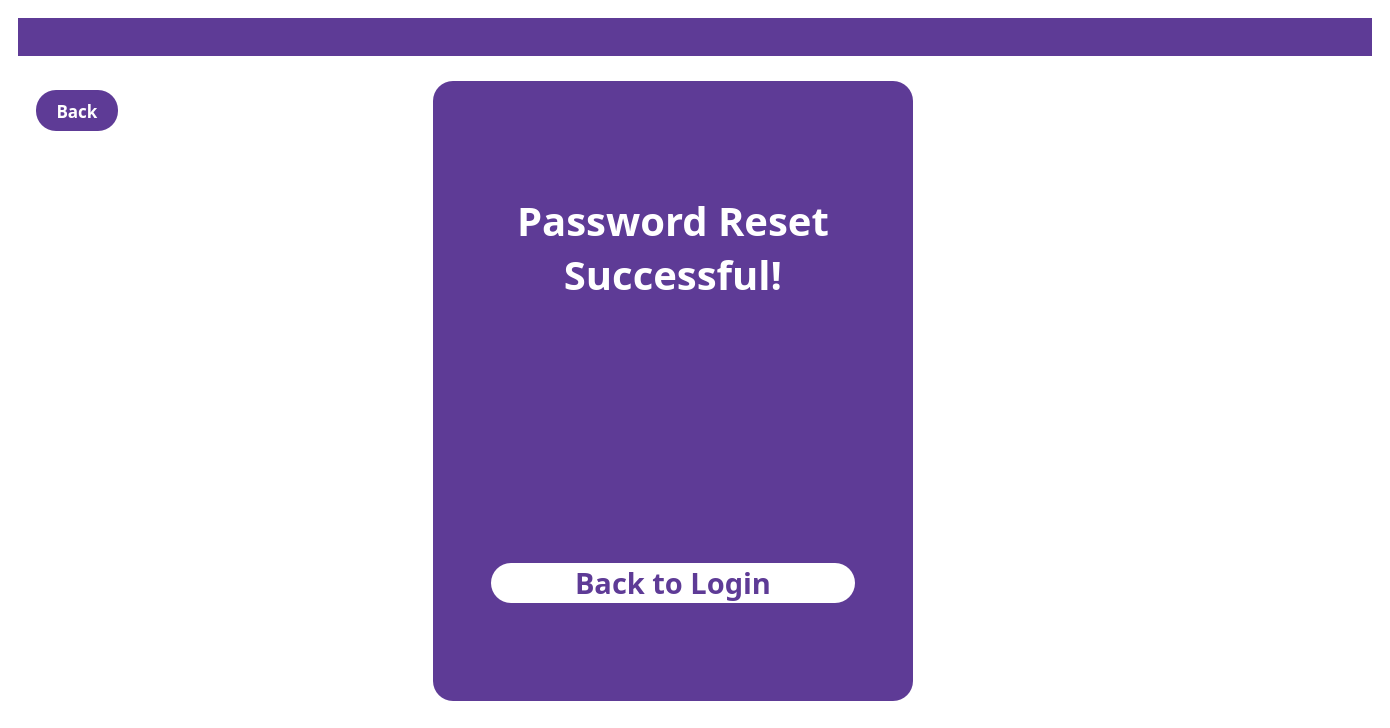
<?xml version="1.0" encoding="UTF-8"?>
<ui version="4.0">
 <class>MainWindow</class>
 <widget class="QMainWindow" name="MainWindow">
  <property name="geometry">
   <rect>
    <x>0</x>
    <y>0</y>
    <width>1390</width>
    <height>728</height>
   </rect>
  </property>
  <property name="windowTitle">
   <string>MainWindow</string>
  </property>
  <property name="styleSheet">
   <string notr="true">QMainWindow
{
background:white;
}</string>
  </property>
  <widget class="QWidget" name="centralwidget">
   <property name="styleSheet">
    <string notr="true">QWidget
{
background: white;
}</string>
   </property>
   <layout class="QVBoxLayout" name="verticalLayout">
    <item>
     <widget class="QWidget" name="widget" native="true">
      <layout class="QVBoxLayout" name="verticalLayout_2">
       <item>
        <widget class="QWidget" name="widget_2" native="true">
         <property name="maximumSize">
          <size>
           <width>16777215</width>
           <height>171</height>
          </size>
         </property>
         <property name="styleSheet">
          <string notr="true">QWidget
{
background-color: #5e3b96;
}</string>
         </property>
         <layout class="QHBoxLayout" name="horizontalLayout">
          <item>
           <spacer name="horizontalSpacer">
            <property name="orientation">
             <enum>Qt::Orientation::Horizontal</enum>
            </property>
            <property name="sizeHint" stdset="0">
             <size>
              <width>141</width>
              <height>20</height>
             </size>
            </property>
           </spacer>
          </item>
          <item>
           <widget class="QLabel" name="logo">
            <property name="maximumSize">
             <size>
              <width>621</width>
              <height>171</height>
             </size>
            </property>
            <property name="styleSheet">
             <string notr="true">QLabel
{
background-url:&quot;C:\Users\JC\Desktop\SOFT ENG\assets\Anytime_Fitness_logo.png&quot;;
}</string>
            </property>
            <property name="text">
             <string/>
            </property>
            <property name="pixmap">
             <pixmap>../logos/logog.jpg</pixmap>
            </property>
            <property name="scaledContents">
             <bool>true</bool>
            </property>
           </widget>
          </item>
          <item>
           <spacer name="horizontalSpacer_2">
            <property name="orientation">
             <enum>Qt::Orientation::Horizontal</enum>
            </property>
            <property name="sizeHint" stdset="0">
             <size>
              <width>40</width>
              <height>20</height>
             </size>
            </property>
           </spacer>
          </item>
         </layout>
        </widget>
       </item>
       <item>
        <spacer name="verticalSpacer_2">
         <property name="orientation">
          <enum>Qt::Orientation::Vertical</enum>
         </property>
         <property name="sizeType">
          <enum>QSizePolicy::Policy::Fixed</enum>
         </property>
         <property name="sizeHint" stdset="0">
          <size>
           <width>20</width>
           <height>10</height>
          </size>
         </property>
        </spacer>
       </item>
       <item>
        <widget class="QWidget" name="widget_3" native="true">
         <layout class="QHBoxLayout" name="horizontalLayout_2">
          <item>
           <widget class="QWidget" name="widget_4" native="true">
            <property name="sizePolicy">
             <sizepolicy hsizetype="Expanding" vsizetype="Preferred">
              <horstretch>0</horstretch>
              <verstretch>0</verstretch>
             </sizepolicy>
            </property>
            <property name="maximumSize">
             <size>
              <width>100</width>
              <height>16777215</height>
             </size>
            </property>
            <layout class="QVBoxLayout" name="verticalLayout_6">
             <item>
              <widget class="QPushButton" name="back">
               <property name="sizePolicy">
                <sizepolicy hsizetype="Fixed" vsizetype="Fixed">
                 <horstretch>0</horstretch>
                 <verstretch>0</verstretch>
                </sizepolicy>
               </property>
               <property name="minimumSize">
                <size>
                 <width>71</width>
                 <height>41</height>
                </size>
               </property>
               <property name="maximumSize">
                <size>
                 <width>550</width>
                 <height>350</height>
                </size>
               </property>
               <property name="font">
                <font>
                 <family>Arial Black</family>
                 <pointsize>13</pointsize>
                 <bold>true</bold>
                </font>
               </property>
               <property name="styleSheet">
                <string notr="true">QPushButton
{
background-color: #5e3b96;
color:white;
 border-radius:20px;
}</string>
               </property>
               <property name="text">
                <string>Back</string>
               </property>
              </widget>
             </item>
             <item>
              <spacer name="verticalSpacer">
               <property name="orientation">
                <enum>Qt::Orientation::Vertical</enum>
               </property>
               <property name="sizeType">
                <enum>QSizePolicy::Policy::Expanding</enum>
               </property>
               <property name="sizeHint" stdset="0">
                <size>
                 <width>20</width>
                 <height>249</height>
                </size>
               </property>
              </spacer>
             </item>
            </layout>
           </widget>
          </item>
          <item>
           <spacer name="horizontalSpacer_4">
            <property name="orientation">
             <enum>Qt::Orientation::Horizontal</enum>
            </property>
            <property name="sizeType">
             <enum>QSizePolicy::Policy::Fixed</enum>
            </property>
            <property name="sizeHint" stdset="0">
             <size>
              <width>300</width>
              <height>20</height>
             </size>
            </property>
           </spacer>
          </item>
          <item>
           <widget class="QWidget" name="widget_5" native="true">
            <property name="sizePolicy">
             <sizepolicy hsizetype="Preferred" vsizetype="Preferred">
              <horstretch>0</horstretch>
              <verstretch>0</verstretch>
             </sizepolicy>
            </property>
            <property name="maximumSize">
             <size>
              <width>16777215</width>
              <height>16777215</height>
             </size>
            </property>
            <property name="styleSheet">
             <string notr="true">QWidget
{
border-radius:20px;
background-color: #5e3b96;
}</string>
            </property>
            <layout class="QHBoxLayout" name="horizontalLayout_3">
             <item>
              <spacer name="horizontalSpacer_7">
               <property name="orientation">
                <enum>Qt::Orientation::Horizontal</enum>
               </property>
               <property name="sizeType">
                <enum>QSizePolicy::Policy::Fixed</enum>
               </property>
               <property name="sizeHint" stdset="0">
                <size>
                 <width>40</width>
                 <height>20</height>
                </size>
               </property>
              </spacer>
             </item>
             <item>
              <widget class="QWidget" name="widget_6" native="true">
               <layout class="QVBoxLayout" name="verticalLayout_3">
                <item>
                 <spacer name="verticalSpacer_6">
                  <property name="orientation">
                   <enum>Qt::Orientation::Vertical</enum>
                  </property>
                  <property name="sizeType">
                   <enum>QSizePolicy::Policy::Fixed</enum>
                  </property>
                  <property name="sizeHint" stdset="0">
                   <size>
                    <width>20</width>
                    <height>40</height>
                   </size>
                  </property>
                 </spacer>
                </item>
                <item>
                 <widget class="QLabel" name="label">
                  <property name="font">
                   <font>
                    <family>Arial Black</family>
                    <pointsize>30</pointsize>
                    <bold>true</bold>
                   </font>
                  </property>
                  <property name="layoutDirection">
                   <enum>Qt::LayoutDirection::LeftToRight</enum>
                  </property>
                  <property name="styleSheet">
                   <string notr="true">QLabel
{
color:white;
}</string>
                  </property>
                  <property name="text">
                   <string>&lt;html&gt;&lt;head/&gt;&lt;body&gt;&lt;p align=&quot;center&quot;&gt;Password Reset&lt;br/&gt;Successful!&lt;/p&gt;&lt;/body&gt;&lt;/html&gt;</string>
                  </property>
                  <property name="alignment">
                   <set>Qt::AlignmentFlag::AlignCenter</set>
                  </property>
                 </widget>
                </item>
                <item>
                 <spacer name="verticalSpacer_4">
                  <property name="orientation">
                   <enum>Qt::Orientation::Vertical</enum>
                  </property>
                  <property name="sizeType">
                   <enum>QSizePolicy::Policy::Fixed</enum>
                  </property>
                  <property name="sizeHint" stdset="0">
                   <size>
                    <width>20</width>
                    <height>200</height>
                   </size>
                  </property>
                 </spacer>
                </item>
                <item>
                 <widget class="QPushButton" name="backtologin">
                  <property name="font">
                   <font>
                    <family>Arial Black</family>
                    <pointsize>22</pointsize>
                    <bold>true</bold>
                   </font>
                  </property>
                  <property name="styleSheet">
                   <string notr="true">QPushButton
{
color: #5e3b96;
background-color:white;
}</string>
                  </property>
                  <property name="text">
                   <string>Back to Login</string>
                  </property>
                 </widget>
                </item>
                <item>
                 <spacer name="verticalSpacer_5">
                  <property name="orientation">
                   <enum>Qt::Orientation::Vertical</enum>
                  </property>
                  <property name="sizeType">
                   <enum>QSizePolicy::Policy::Fixed</enum>
                  </property>
                  <property name="sizeHint" stdset="0">
                   <size>
                    <width>20</width>
                    <height>80</height>
                   </size>
                  </property>
                 </spacer>
                </item>
               </layout>
              </widget>
             </item>
             <item>
              <spacer name="horizontalSpacer_5">
               <property name="orientation">
                <enum>Qt::Orientation::Horizontal</enum>
               </property>
               <property name="sizeType">
                <enum>QSizePolicy::Policy::Fixed</enum>
               </property>
               <property name="sizeHint" stdset="0">
                <size>
                 <width>40</width>
                 <height>20</height>
                </size>
               </property>
              </spacer>
             </item>
            </layout>
           </widget>
          </item>
          <item>
           <spacer name="horizontalSpacer_3">
            <property name="orientation">
             <enum>Qt::Orientation::Horizontal</enum>
            </property>
            <property name="sizeType">
             <enum>QSizePolicy::Policy::Fixed</enum>
            </property>
            <property name="sizeHint" stdset="0">
             <size>
              <width>450</width>
              <height>20</height>
             </size>
            </property>
           </spacer>
          </item>
         </layout>
        </widget>
       </item>
      </layout>
     </widget>
    </item>
   </layout>
  </widget>
 </widget>
 <resources/>
 <connections/>
</ui>
